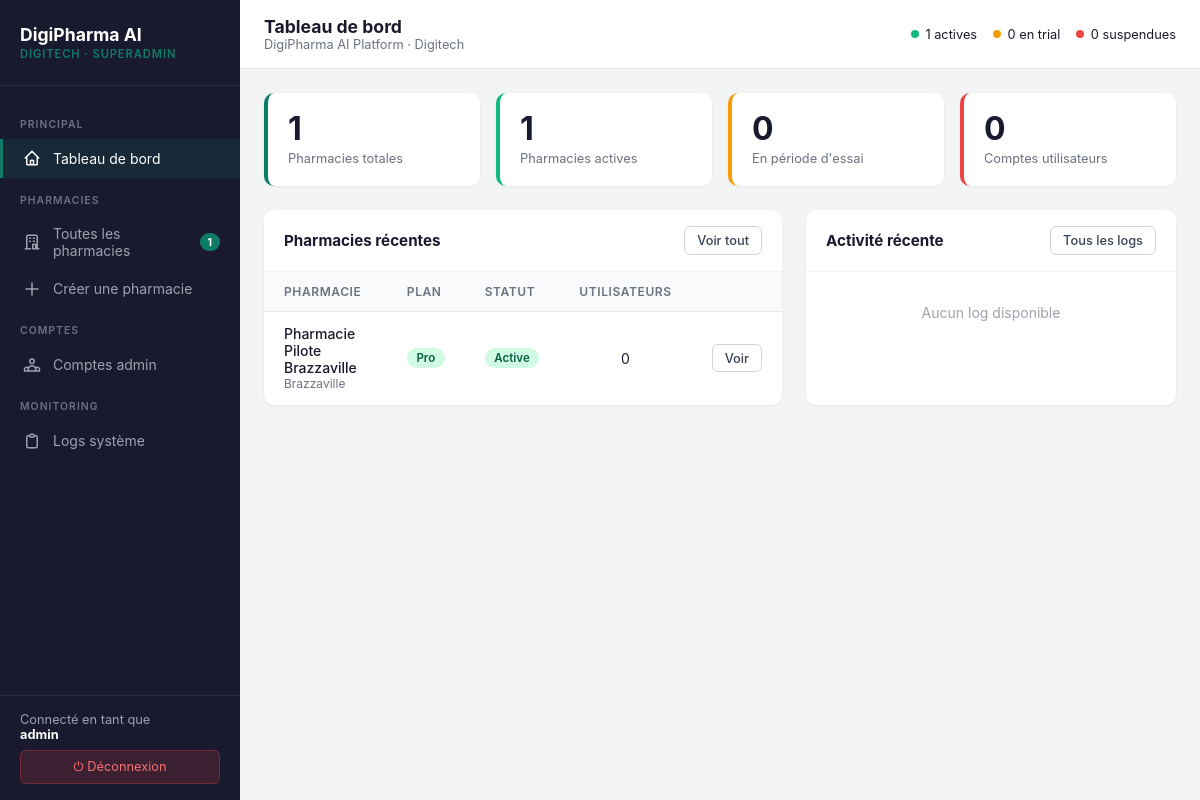
The page /superadmin/dashboard.php (signed in) on the database its author committed.
### tables this page shows
CREATE TABLE `pharmacies` (
  `id` int(11) NOT NULL,
  `name` varchar(255) NOT NULL,
  `address` varchar(500) DEFAULT NULL,
  `city` varchar(100) DEFAULT 'Brazzaville',
  `country` varchar(100) DEFAULT 'Congo-Brazzaville',
  `phone` varchar(50) DEFAULT NULL,
  `email` varchar(255) DEFAULT NULL,
  `plan` enum('starter','pro','enterprise') DEFAULT 'starter',
  `status` enum('active','suspended','trial') DEFAULT 'trial',
  `trial_ends_at` date DEFAULT NULL,
  `created_at` timestamp NOT NULL DEFAULT current_timestamp(),
  `updated_at` timestamp NOT NULL DEFAULT current_timestamp() ON UPDATE current_timestamp()
);

### superadmin/dashboard.php (the view, shortened to what this page needs)
<?php
$db = sa_db();
$total_users = $db->query("SELECT COUNT(*) FROM user")->fetchColumn();
$recent_pharmacies = $db->query("
    SELECT p.*, COUNT(u.id) AS nb_users
    FROM pharmacies p
    LEFT JOIN user u ON u.pharmacy_id = p.id
    GROUP BY p.id
    ORDER BY p.created_at DESC
    LIMIT 5
")->fetchAll();
$recent_logs = $db->query("
    SELECT l.*, p.name AS pharmacy_name
    FROM log l
    LEFT JOIN pharmacies p ON p.id = l.pharmacy_id
    ORDER BY l.id DESC
    LIMIT 10
")->fetchAll();
require_once __DIR__ . '/config/layout_header.php';
?>
<div class="kpi-grid">
    <div class="kpi-card teal">
        <div class="kpi-value"><?= $stats['total'] ?></div>
        <div class="kpi-label">Pharmacies totales</div>
    </div>
    <div class="kpi-card green">
        <div class="kpi-value"><?= $stats['active'] ?></div>
        <div class="kpi-label">Pharmacies actives</div>
    </div>
    <div class="kpi-card yellow">
        <div class="kpi-value"><?= $stats['trial'] ?></div>
        <div class="kpi-label">En période d'essai</div>
    </div>
    <div class="kpi-card red">
        <div class="kpi-value"><?= $total_users ?></div>
        <div class="kpi-label">Comptes utilisateurs</div>
    </div>
</div>
<div style="display:grid; grid-template-columns:1.4fr 1fr; gap:1.5rem;">
    <div class="table-card">
        <div class="table-header">
            <div class="table-title">Pharmacies récentes</div>
            <a href="pharmacies/list.php" class="btn-sm btn-outline">Voir tout</a>
        </div>
        <table>
            <thead>
                <tr>
                    <th>Pharmacie</th>
                    <th>Plan</th>
                    <th>Statut</th>
                    <th>Utilisateurs</th>
                    <th></th>
                </tr>
            </thead>
            <tbody>
                <?php foreach ($recent_pharmacies as $p): ?>
                <tr>
                    <td>
                        <div style="font-weight:500;"><?= htmlspecialchars($p['name']) ?></div>
                        <div style="font-size:0.75rem;color:#6B7280;"><?= htmlspecialchars($p['city']) ?></div>
                    </td>
                    <td><span class="badge badge-<?= $p['plan'] ?>"><?= ucfirst($p['plan']) ?></span></td>
                    <td><span class="badge badge-<?= $p['status'] ?>">
                        <?= ['active'=>'Active','trial'=>'Trial','suspended'=>'Suspendue'][$p['status']] ?>
                    </span></td>
                    <td style="text-align:center;"><?= $p['nb_users'] ?></td>
                    <td>
                        <a href="pharmacies/view.php?id=<?= $p['id'] ?>" class="btn-sm btn-outline">Voir</a>
                    </td>
                </tr>
                <?php endforeach; ?>
            </tbody>
        </table>
    </div>
    <div class="table-card">
        <div class="table-header">
            <div class="table-title">Activité récente</div>
            <a href="pharmacies/logs.php" class="btn-sm btn-outline">Tous les logs</a>
        </div>
        <?php if (empty($recent_logs)): ?>
            <div style="text-align:center;color:#9CA3AF;padding:2rem;font-size:0.875rem;">Aucun log disponible</div>
        <?php endif; ?>
    </div>
</div>
<?php require_once __DIR__ . '/config/layout_footer.php'; ?>

### superadmin/config/layout_header.php (style rules this page uses)
* { margin:0; padding:0; box-sizing:border-box; }
body { font-family: -apple-system, BlinkMacSystemFont, 'Segoe UI', sans-serif; background: #F3F4F6; color: #1A1A2E; }
.kpi-grid { display: grid; grid-template-columns: repeat(4,1fr); gap: 1rem; margin-bottom: 1.5rem; }
.kpi-card { background: white; border-radius: 10px; padding: 1.25rem; box-shadow: 0 1px 3px rgba(0,0,0,0.06); border-left: 4px solid; }
.kpi-card.teal { border-color: #0D7C66; }
.kpi-card.green { border-color: #10B981; }
.kpi-card.yellow { border-color: #F59E0B; }
.kpi-card.red { border-color: #EF4444; }
.kpi-value { font-size: 2rem; font-weight: 700; color: #1A1A2E; line-height: 1; }
.kpi-label { font-size: 0.8rem; color: #6B7280; margin-top: 0.4rem; }
.table-card { background: white; border-radius: 10px; box-shadow: 0 1px 3px rgba(0,0,0,0.06); overflow: hidden; }
.table-header { padding: 1rem 1.25rem; border-bottom: 1px solid #F3F4F6; display: flex; align-items: center; justify-content: space-between; }
.table-title { font-size: 0.95rem; font-weight: 700; color: #1A1A2E; }
table { width: 100%; border-collapse: collapse; }
th { text-align: left; padding: 0.75rem 1.25rem; font-size: 0.75rem; font-weight: 600; color: #6B7280; text-transform: uppercase; letter-spacing: 0.05em; background: #F9FAFB; border-bottom: 1px solid #E5E7EB; }
td { padding: 0.85rem 1.25rem; font-size: 0.875rem; border-bottom: 1px solid #F3F4F6; vertical-align: middle; }
tr:last-child td { border-bottom: none; }
.badge { display: inline-block; padding: 0.2rem 0.6rem; border-radius: 999px; font-size: 0.72rem; font-weight: 600; }
.badge-active { background: #D1FAE5; color: #065F46; }
.badge-pro { background: #D1FAE5; color: #065F46; }
.btn-sm { padding: 0.35rem 0.75rem; border-radius: 6px; font-size: 0.8rem; font-weight: 500; cursor: pointer; text-decoration: none; display: inline-flex; align-items: center; gap: 0.35rem; transition: all 0.15s; border: 1px solid transparent; }
.btn-outline { background: white; color: #374151; border-color: #D1D5DB; }

### rows shown on the page
pharmacies: name "Pharmacie Pilote Brazzaville", city "Brazzaville", plan "Pro", status "Active", nb_users "0"

### other values the page prints
$stats['total'] "1"
$_SESSION['sa_user'] "admin"
$titles[$current_page] "Tableau de bord"
$stats['active'] "1"
$stats['trial'] "0"
$stats['suspended'] "0"
$total_users "0"
